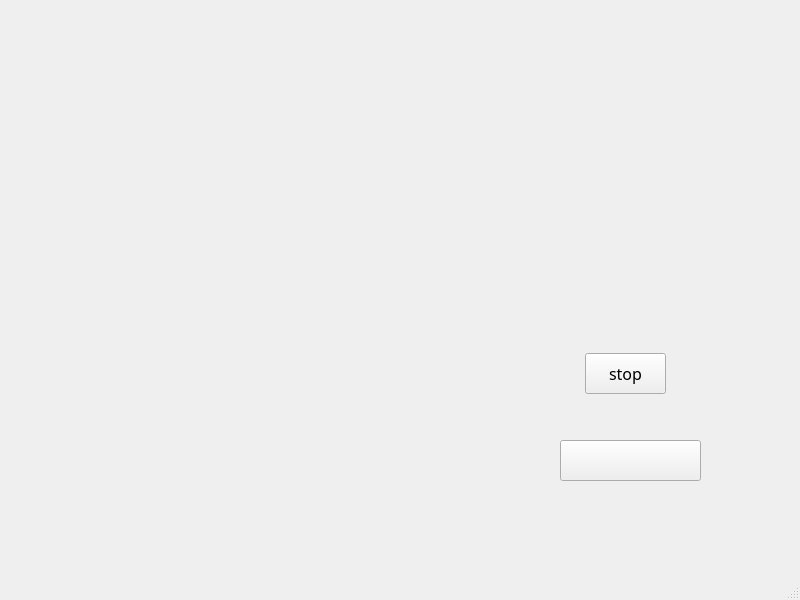
<?xml version="1.0" encoding="UTF-8"?>
<ui version="4.0">
	<class>MainWindow</class>
	<widget class="QMainWindow" name="MainWindow">
		<property name="geometry">
			<rect>
				<x>0</x>
				<y>0</y>
				<width>800</width>
				<height>600</height>
			</rect>
		</property>
		<property name="windowTitle">
			<string>MainWindow</string>
		</property>
		<widget class="QWidget" name="centralwidget">
			
			<widget class="QLabel" name="label_display_frame">
				<property name="geometry">
					<rect>
						<x>20</x>
						<y>170</y>
						<width>501</width>
						<height>341</height>
					</rect>
				</property>
				<property name="text">
					<string/>
				</property>
			</widget>
			<widget class="QLabel" name="label_running">
				<property name="geometry">
					<rect>
						<x>570</x>
						<y>490</y>
						<width>221</width>
						<height>31</height>
					</rect>
				</property>
				<property name="font">
					<font>
						<family>Copperplate Gothic Light</family>
						<pointsize>12</pointsize>
					</font>
				</property>
				<property name="text">
					<string/>
				</property>
			</widget>
			<widget class="QPushButton" name="startServerBtn">
				<property name="geometry">
					<rect>
						<x>560</x>
						<y>440</y>
						<width>141</width>
						<height>41</height>
					</rect>
				</property>
				<property name="toolTip">
					<string>&lt;html&gt;&lt;head/&gt;&lt;body&gt;&lt;p&gt;run the server&lt;/p&gt;&lt;/body&gt;&lt;/html&gt;</string>
				</property>
				<property name="text">
					<string/>
				</property>
			</widget>
			<widget class="QPushButton" name="stopServerBtn">
				<property name="geometry">
					<rect>
						<x>585</x>
						<y>353</y>
						<width>81</width>
						<height>41</height>
					</rect>
				</property>
				<property name="font">
					<font>
						<family>Copperplate Gothic Light</family>
						<pointsize>12</pointsize>
					</font>
				</property>
				<property name="toolTip">
					<string>&lt;html&gt;&lt;head/&gt;&lt;body&gt;&lt;p&gt;stop the server&lt;/p&gt;&lt;/body&gt;&lt;/html&gt;</string>
				</property>
				<property name="text">
					<string>stop</string>
				</property>
			</widget>
		</widget>
		<widget class="QMenuBar" name="menubar">
			<property name="geometry">
				<rect>
					<x>0</x>
					<y>0</y>
					<width>800</width>
					<height>22</height>
				</rect>
			</property>
		</widget>
		<widget class="QStatusBar" name="statusbar"/>
	</widget>
	<resources/>
	<connections/>
</ui>
